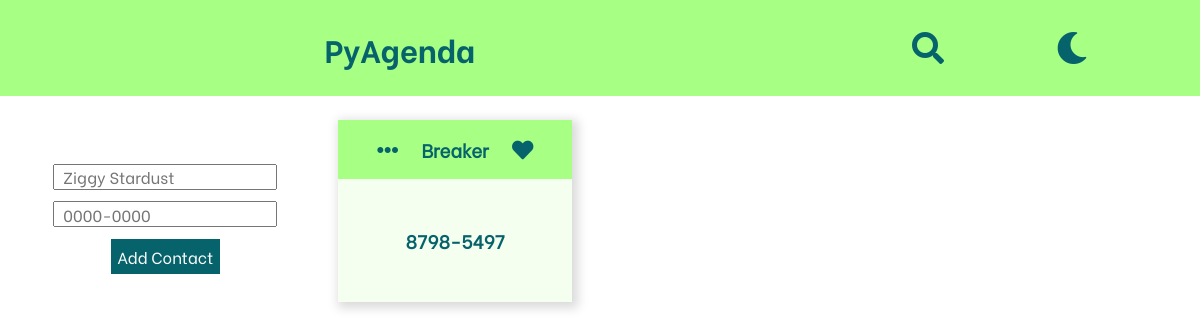
Before: / with the older database file.
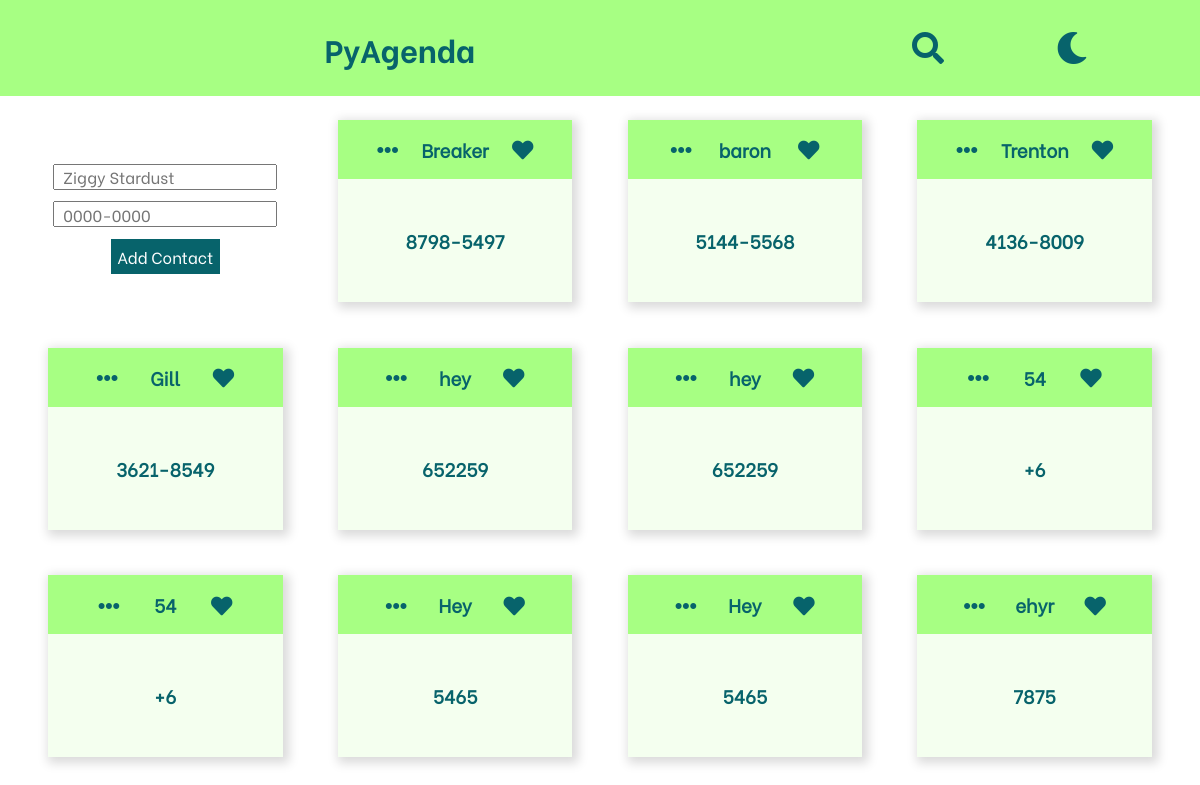
After: the same page with the newer database file.
### agenda/models.py (models this page shows, shortened)
class Agenda(models.Model):
    name = models.CharField(max_length=100)
    number = models.CharField(max_length=25)
    favourite = models.BooleanField()

### agenda/views.py (the view)
# urls.py: 2. Add a URL to urlpatterns:  path('', views.home, name='home')
def home(request):
    agenda = Agenda.objects.all()
    form = CreateContact(request.POST or None)
    if form.is_valid():
        form.save()
    context = {
        "agenda": agenda,
        "form": form,
    }
    return render(request, 'agenda/agenda.html', context)

### agenda/forms.py
class CreateContact(forms.ModelForm):
    class Meta:
        model = Agenda
        fields = "__all__"

### agenda/templates/agenda/agenda.html (shortened to what this page needs)
{% extends "agenda/main.html" %}
{% block content %}
<div class="block">
  <div class="create_contact">
    <form class="form" id="create_form" action="#" method="POST">
      <div>
        {{form.name}}
      </div>
      <div>
        {{form.number}}
      </div>
      <div>
        <input type="submit" value="Add Contact" class="btn">
      </div>
    </form>
  </div>
    {% for contact in agenda %}
  <div class="card">
    <div class="card_header">
      <div class="settings">
        <div class="dropup">
          <i class="fas fa-lg fa-ellipsis-h"></i>
        </div>
      </div>
      <h3>{{contact.name}}</h3>
      <a href="#"><i class="fas fa-lg fa-heart"></i></a>
    </div>
    <div class="card_number">
      <h3>{{contact.number}}</h3>
    </div>
  </div>
  {% endfor %}
</div>
{% endblock %}

### agenda/templates/agenda/main.html (shortened to what this page needs)
{% load static %}
<!DOCTYPE html>
<html lang="en">
<head>
    <link rel="stylesheet" href="{% static './css/agenda.css' %}">
    <link
      rel="stylesheet"
      href="https://cdnjs.cloudflare.com/ajax/libs/font-awesome/5.13.0/css/all.min.css"
    />
</head>
{% include "agenda/nav.html" %}
<body>
    {% block content %}
    {% endblock %}
</body>
</html>

### agenda/templates/agenda/nav.html
<nav class="nav">
    <div class="logo">
        <h1>PyAgenda</h1>
    </div>
    <div class="list">
        <ul>
            <li><i class="fas fa-2x fa-search"></i></li>
            <li><i class="fas fa-2x fa-moon"></i></li>
        </ul>
    </div>
</nav>

### static/css/agenda.css (style rules this page uses)
* { padding: 0; margin: 0; box-sizing: border-box; }
body { font-family: Be_Vietnam_Regular; }
.nav { background: #a7ff83; display: grid; grid-template-columns: 2fr 1fr; color: #07636b; min-height: 12vh; align-items: center; }
.nav .logo { display: flex; justify-content: center; font-size: 1.3rem; font-family: Be_Vietnam_Bold; }
.nav ul { display: flex; justify-content: space-evenly; }
.nav ul li { list-style: none; cursor: pointer; }
.block { display: grid; grid-template-columns: repeat(4, 1fr); margin: 1.5rem 3rem; grid-gap: 5%; }
.block .create_contact { display: flex; align-items: center; justify-content: center; }
.block .create_contact .form { display: flex; flex-direction: column; align-items: center; }
.block .create_contact .form input[type="text"] { font-family: Be_Vietnam_Regular; height: 1.5rem; margin-bottom: 0.7rem; padding: 0.7rem 0.5rem; font-size: 1rem; }
.block .create_contact .form input[type="submit"] { font-family: Be_Vietnam_Regular; padding: 0.4rem; background-color: #07636b; color: #fff; font-size: 1rem; border: none; cursor: pointer; transition: 0.5s; }
.block .card { display: flex; flex-direction: column; box-shadow: 3px 3px 10px 3px rgba(0, 0, 0, 0.15); margin-bottom: 1rem; color: #07636b; cursor: pointer; transition: 0.5s; }
.block .card a { color: inherit; text-decoration: none; }
.block .card .card_header { padding: 1rem; display: flex; justify-content: space-evenly; background-color: #a7ff83; align-items: center; }
.block .card .card_header .settings .dropup { position: relative; display: inline-block; }
.block .card .card_number { display: flex; background-color: #f4ffef; justify-content: center; }
.block .card .card_number h3 { margin: 3rem 0; }

Changed rows visible on the page:
added Agenda: name "baron", number "5144-5568"
added Agenda: name "Trenton", number "4136-8009"
added Agenda: name "Gill", number "3621-8549"
added Agenda: name "hey", number "652259"
added Agenda: name "hey", number "652259"
added Agenda: name "54", number "+6"
added Agenda: name "54", number "+6"
added Agenda: name "Hey", number "5465"
added Agenda: name "Hey", number "5465"
added Agenda: name "ehyr", number "7875"
